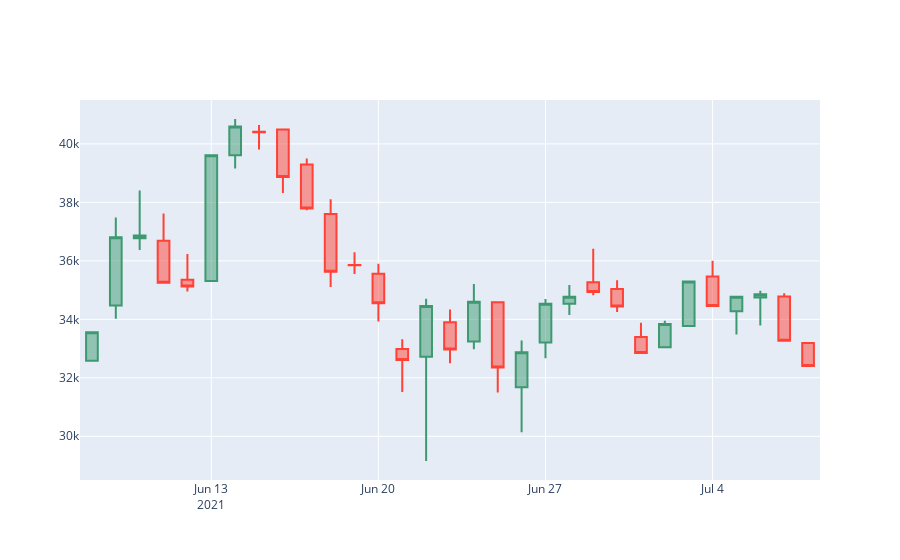

Notebook source saved alongside this figure:
### Code cell
fig = go.Figure(data=[go.Candlestick(x=candlestick_data['date'],
                open=candlestick_data['Price']['first'], 
                high=candlestick_data['Price']['max'],
                low=candlestick_data['Price']['min'], 
                close=candlestick_data['Price']['last'])
                ])

fig.update_layout(xaxis_rangeslider_visible=False)

fig.show()
